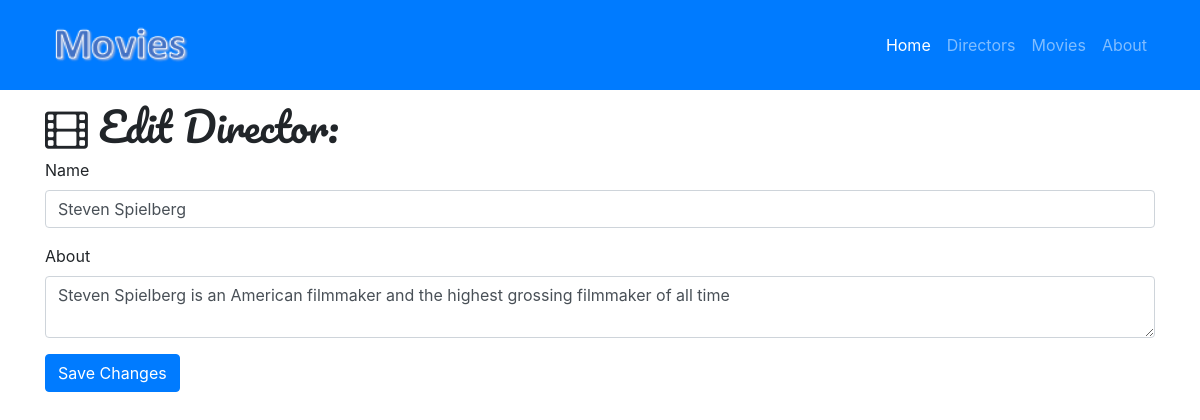
/director/edit/1, run on the app's committed database.
### movie.py (models this page shows)
class Director(db.Model):
    __tablename__ = 'directors'
    id = db.Column(db.Integer, primary_key=True)
    name = db.Column(db.String(64))
    about = db.Column(db.Text)
    movies = db.relationship('Movie', backref='director', cascade="delete")

### movie.py (the view)
@app.route('/director/edit/<int:id>', methods=['GET', 'POST'])
def edit_director(id):
    director = Director.query.filter_by(id=id).first()
    if request.method == 'GET':
        return render_template('director-edit.html', director=director)
    if request.method == 'POST':
        director.name = request.form['name']
        director.about = request.form['about']
        db.session.commit()
        return redirect(url_for('show_all_directors'))

### templates/director-edit.html (shortened to what this page needs)
{% extends "home-movie.html"%}
{% block page_content%}
  <div class="container">
    <h1 class="mt-5"><i class="fa fa-film" aria-hidden="true"></i> Edit Director:</h1>
    <form action="/director/edit/{{director.id}}" method="post">
      <div class="form-group">
        <label>Name</label>
        <input class="form-control" type="text" name="name" value="{{director.name}}" required="true">
      </div>
      <div class="form-group">
        <label>About</label>
        <textarea class="form-control" name="about" required="true">{{director.about}}</textarea>
      </div>
      <button type="submit" class="btn btn-primary">Save Changes</button>
    </form>
  </div>
{% endblock%}

### static/css/movie.css (style rules this page uses)
body { padding-top: 54px; }
h1 { font-family: 'Pacifico', serif; }

### data on the page
Director: name "Steven Spielberg", about "Steven Spielberg is an American filmmaker and the highest grossing filmmaker of all time"
